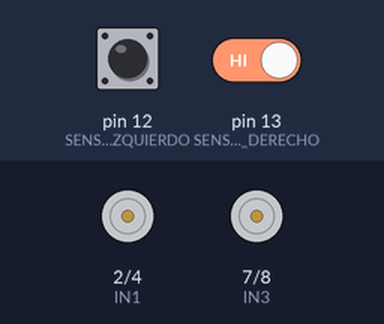
A sketch run on a simulated Arduino Uno, built with avr-gcc and run on an emulated ATmega328P. Shown: motor-driver pin pairs drawn as motors (green arrow = first pin HIGH = forward, orange = second pin HIGH = backward, longer = more drive, scaled by the enable pin). The test bench sets the inputs (shaded band); at power-on: pin 12 (SENSOR_IZQUIERDO) HIGH, pin 13 (SENSOR_DERECHO) HIGH.

Above: at 1.2 s.
1.3 s: pin 12 (SENSOR_IZQUIERDO) driven LOW
At 2.2 s:
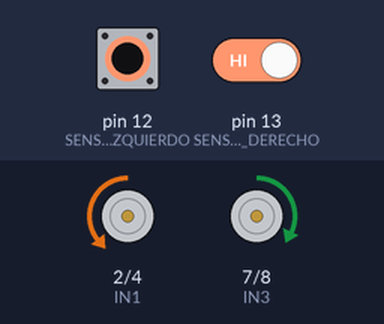
4.3 s: pin 13 (SENSOR_DERECHO) driven LOW
At 5.5 s:
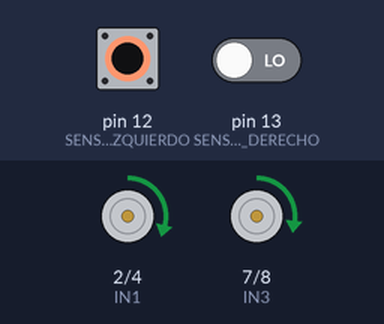
5.8 s: pin 12 (SENSOR_IZQUIERDO) driven HIGH
At 6.8 s:
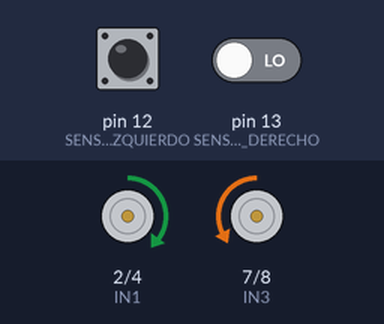
8.8 s: pin 13 (SENSOR_DERECHO) driven HIGH
At 9.2 s:
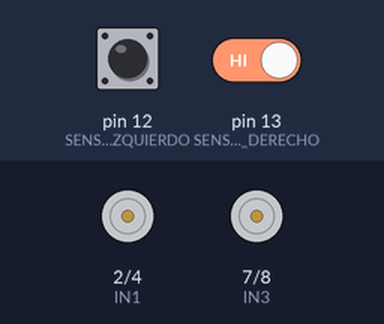
10.3 s: pin 12 (SENSOR_IZQUIERDO) pulsed LOW 5 times (0.12 s each, 0.3 s apart)
At 10.66 s:
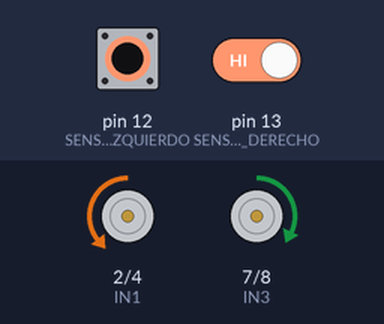
13.3 s: pin 12 (SENSOR_IZQUIERDO) driven LOW and pin 13 (SENSOR_DERECHO) driven LOW
At 14.5 s:
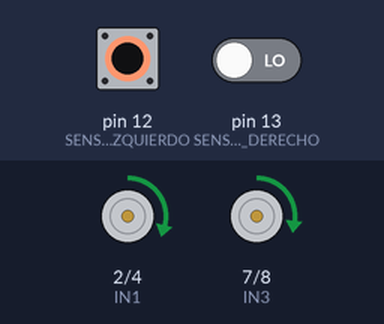
Timing chart, 0 to 15.8 s (numbered marks = the images above; inputs shaded):
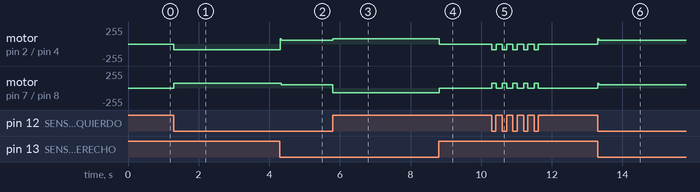

Measured:
- after the input at 1.3 s, motor on pin 2 (IN1) / pin 4 (IN2): stopped → backward 83/255 at once; motor on pin 7 (IN3) / pin 8 (IN4): stopped → forward 70/255 at once
- after the input at 4.3 s, motor on pin 2 (IN1) / pin 4 (IN2): backward 83/255 → forward 58/255 at once; motor on pin 7 (IN3) / pin 8 (IN4): forward 70/255 → forward 50/255 at once
- after the input at 5.8 s, motor on pin 2 (IN1) / pin 4 (IN2): forward 58/255 → forward 81/255 at once; motor on pin 7 (IN3) / pin 8 (IN4): forward 50/255 → backward 71/255 at once
- after the input at 8.8 s, motor on pin 2 (IN1) / pin 4 (IN2): forward 81/255 → stopped at once; motor on pin 7 (IN3) / pin 8 (IN4): backward 71/255 → stopped at once
- after the input at 10.3 s, motor on pin 2 (IN1) / pin 4 (IN2): alternates backward 83/255 for 0.12 s and stopped for 0.18 s, 10 changes in all, then stays stopped, starting at once; motor on pin 7 (IN3) / pin 8 (IN4): alternates forward 70/255 for 0.12 s and stopped for 0.18 s, 10 changes in all, then stays stopped, starting at once
- after the input at 13.3 s, motor on pin 2 (IN1) / pin 4 (IN2): stopped → forward 58/255 at once; motor on pin 7 (IN3) / pin 8 (IN4): stopped → forward 50/255 at once

The sketch:

Seguidor_Linea_040_Funcionando_Bien.ino
```cpp
#include <SoftwareSerial.h>

SoftwareSerial BT(10, 11); // RX, TX (Bluetooth)

#define ENA 3
#define IN1 2
#define IN2 4
#define IN3 7
#define IN4 8
#define ENB 9

#define SENSOR_IZQUIERDO 12
#define SENSOR_DERECHO 13

const float FACTOR_A = 1.17;
const int VELOCIDAD_BASE = 50;
const int IMPULSO_INICIAL = 70;
const int GIRO_EXTRA = 1;
const int IMPULSO_GIRO = 70;
const int TIEMPO_IMPULSO = 30;

bool arrancado = false;
bool enGiro = false; // Nueva bandera para saber si venía girando

void setup() {
  Serial.begin(9600);
  BT.begin(9600);

  pinMode(ENA, OUTPUT);
  pinMode(IN1, OUTPUT);
  pinMode(IN2, OUTPUT);
  pinMode(IN3, OUTPUT);
  pinMode(IN4, OUTPUT);
  pinMode(ENB, OUTPUT);
  pinMode(SENSOR_IZQUIERDO, INPUT);
  pinMode(SENSOR_DERECHO, INPUT);

  detener();
}

void mover(int velA, int velB, bool dirA, bool dirB) {
  analogWrite(ENA, velA * FACTOR_A);
  analogWrite(ENB, velB);
  digitalWrite(IN1, dirA);
  digitalWrite(IN2, !dirA);
  digitalWrite(IN3, dirB);
  digitalWrite(IN4, !dirB);
}

void detener() {
  analogWrite(ENA, 0);
  analogWrite(ENB, 0);
}

void impulsoArranque() {
  mover(IMPULSO_INICIAL, IMPULSO_INICIAL, 1, 1); // Avanzar recto
  delay(TIEMPO_IMPULSO);
  arrancado = true;
}

void impulsoGiro(bool izquierda) {
  if (izquierda) {
    mover(IMPULSO_GIRO, IMPULSO_GIRO + GIRO_EXTRA, 1, 0);
  } else {
    mover(IMPULSO_GIRO + GIRO_EXTRA, IMPULSO_GIRO, 0, 1);
  }
  delay(TIEMPO_IMPULSO);
}

void loop() {
  bool izq = digitalRead(SENSOR_IZQUIERDO); // LOW = sobre la línea
  bool der = digitalRead(SENSOR_DERECHO);   // LOW = sobre la línea

  if (izq == LOW && der == LOW) { // Avanzar recto
    if (!arrancado || enGiro) {
      impulsoArranque(); // Impulso inicial o impulso después de giro
      enGiro = false;    // Ya no está girando
    }
    mover(VELOCIDAD_BASE, VELOCIDAD_BASE, 1, 1);
  }
  else if (izq == LOW && der == HIGH) { // Girar a la derecha
    impulsoGiro(false);
    mover(VELOCIDAD_BASE + GIRO_EXTRA, VELOCIDAD_BASE, 0, 1);
    enGiro = true; // Está girando
  }
  else if (izq == HIGH && der == LOW) { // Girar a la izquierda
    impulsoGiro(true);
    mover(VELOCIDAD_BASE, VELOCIDAD_BASE + GIRO_EXTRA, 1, 0);
    enGiro = true; // Está girando
  }
  else if (izq == HIGH && der == HIGH) {
    detener();
    arrancado = false;
    enGiro = false;
  }
}
```
